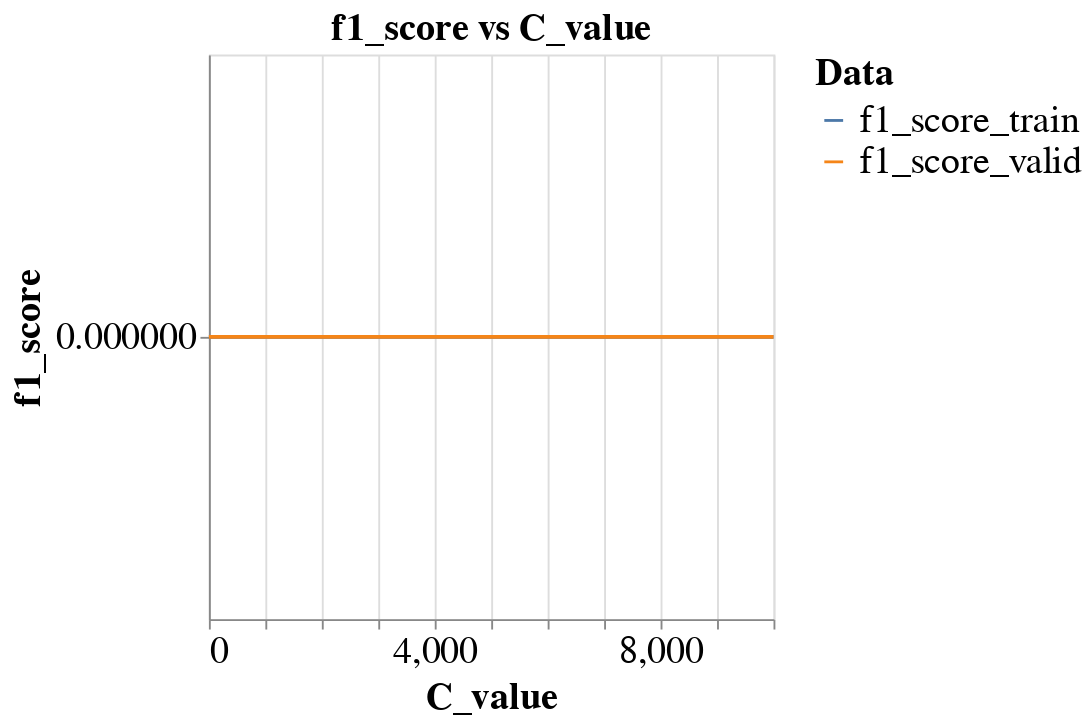

Source (notebook cell):
### Markdown cell above
#### I will try other metrics

### Code cell
# Try F1 score

C_dict = {'C_value':[], 'f1_score_train':[], 'f1_score_valid': []}
for c in 10.0**np.arange(-5,5):
    
    model = LogisticRegression(C = c, random_state=1 , max_iter = 10000).fit(X_train, y_train)  
    C_dict['C_value'].append(c) 
    y_train_pred = model.predict(X_train)
    y_valid_pred = model.predict(X_valid)
    C_dict['f1_score_train'].append(f1_score(y_train, y_train_pred))
    C_dict['f1_score_valid'].append(f1_score(y_valid, y_valid_pred))
C_dict_df = pd.DataFrame(C_dict)
C_dict_df = C_dict_df.melt(id_vars='C_value',
                                 value_name='f1_score',
                                 var_name='Data') # melt datadframe to work with altair


# plot
alt.Chart(C_dict_df).mark_line().encode(
    x="C_value",
    y="f1_score",
    color='Data'
).properties(
    title='f1_score vs C_value'
).properties(
    width=300,
    height=300
).configure_title(
    fontSize=20
).configure_axis(
    labelFontSize=20,
    titleFontSize=20
).configure_legend(
    titleFontSize=20,
    labelFontSize=20
)

### Figure 1 — Vega-Lite specification as saved in the notebook (floating-point values rounded to 4 significant figures)
{"$schema": "https://vega.github.io/schema/vega-lite/v3.4.0.json", "config": {"axis": {"labelFontSize": 20, "titleFontSize": 20}, "legend": {"labelFontSize": 20, "titleFontSize": 20}, "mark": {"tooltip": null}, "title": {"fontSize": 20}, "view": {"height": 300, "width": 400}}, "data": {"name": "data-c585f4e5a75ba41864ab7ea85b063a16"}, "datasets": {"data-c585f4e5a75ba41864ab7ea85b063a16": [{"C_value": 1e-05, "Data": "f1_score_train", "f1_score": 0}, {"C_value": 0.0001, "Data": "f1_score_train", "f1_score": 0}, {"C_value": 0.001, "Data": "f1_score_train", "f1_score": 0}, {"C_value": 0.01, "Data": "f1_score_train", "f1_score": 0}, {"C_value": 0.1, "Data": "f1_score_train", "f1_score": 0}, {"C_value": 1, "Data": "f1_score_train", "f1_score": 0}, {"C_value": 10, "Data": "f1_score_train", "f1_score": 0}, {"C_value": 100, "Data": "f1_score_train", "f1_score": 0}, {"C_value": 1000, "Data": "f1_score_train", "f1_score": 0}, {"C_value": 10000, "Data": "f1_score_train", "f1_score": 0}, {"C_value": 1e-05, "Data": "f1_score_valid", "f1_score": 0}, {"C_value": 0.0001, "Data": "f1_score_valid", "f1_score": 0}, {"C_value": 0.001, "Data": "f1_score_valid", "f1_score": 0}, {"C_value": 0.01, "Data": "f1_score_valid", "f1_score": 0}, {"C_value": 0.1, "Data": "f1_score_valid", "f1_score": 0}, {"C_value": 1, "Data": "f1_score_valid", "f1_score": 0}, {"C_value": 10, "Data": "f1_score_valid", "f1_score": 0}, {"C_value": 100, "Data": "f1_score_valid", "f1_score": 0}, {"C_value": 1000, "Data": "f1_score_valid", "f1_score": 0}, {"C_value": 10000, "Data": "f1_score_valid", "f1_score": 0}]}, "encoding": {"color": {"field": "Data", "type": "nominal"}, "x": {"field": "C_value", "type": "quantitative"}, "y": {"field": "f1_score", "type": "quantitative"}}, "height": 300, "mark": "line", "title": "f1_score vs C_value", "width": 300}
